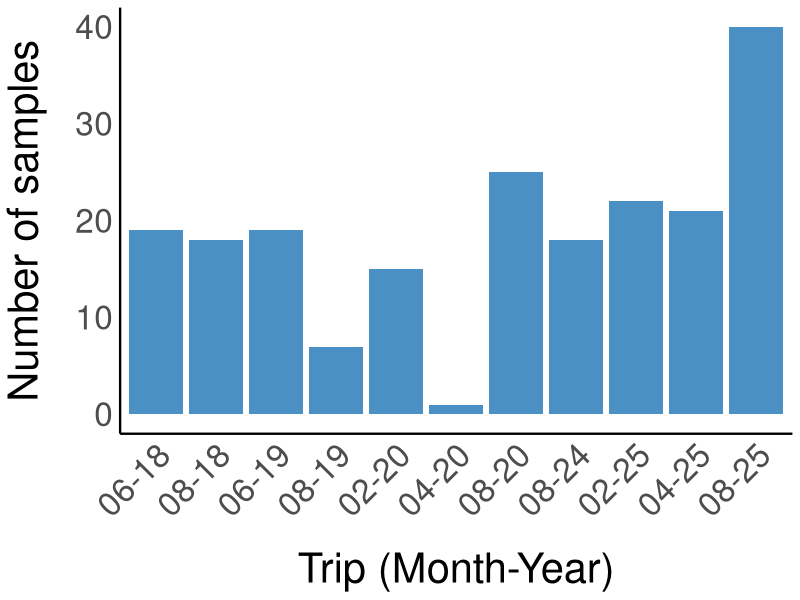
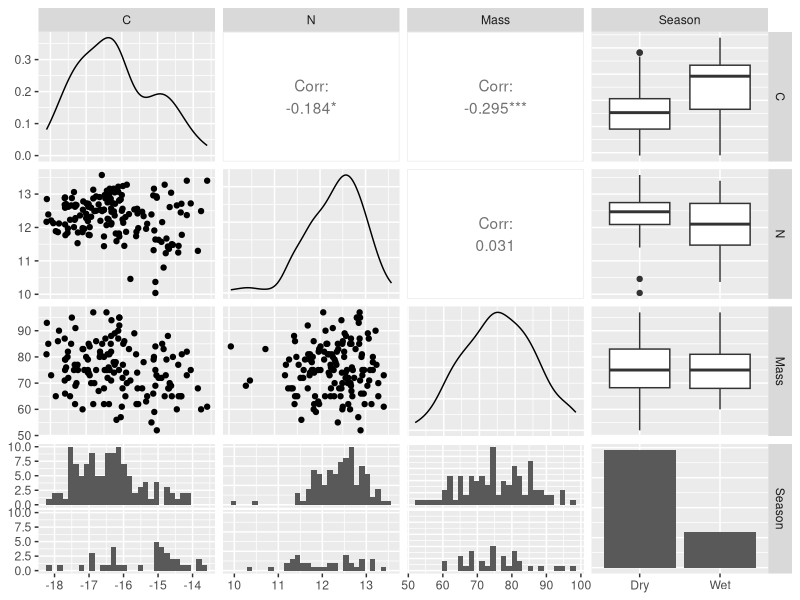
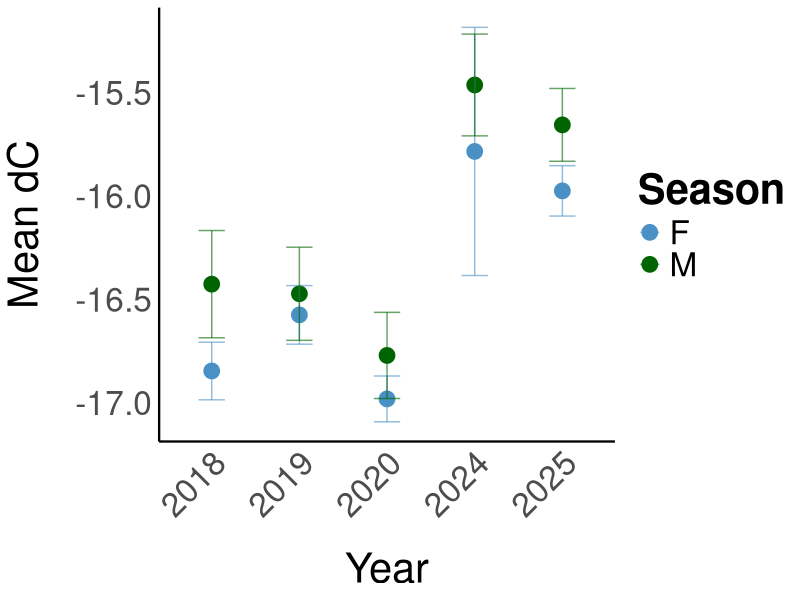
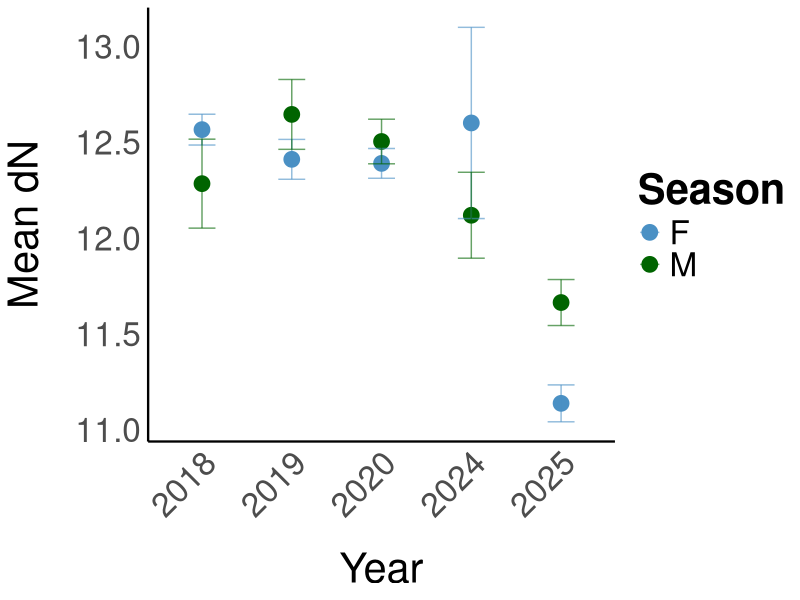
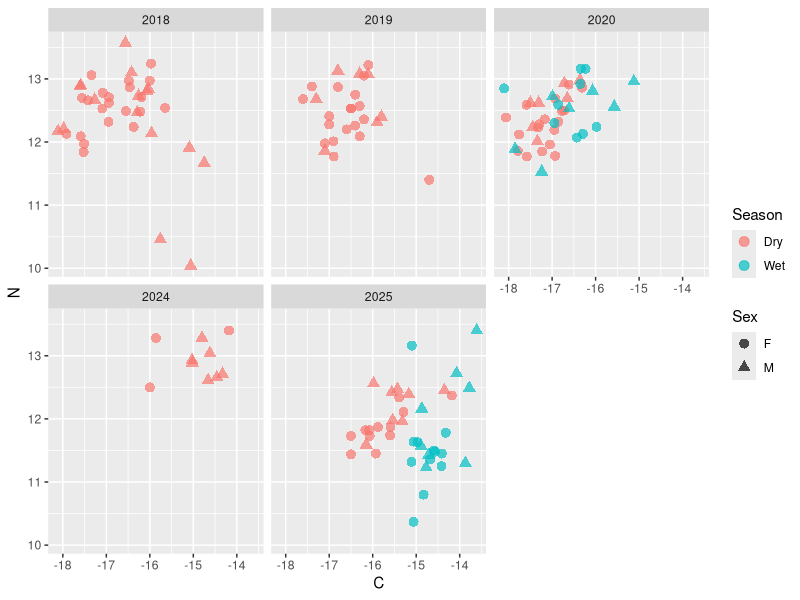
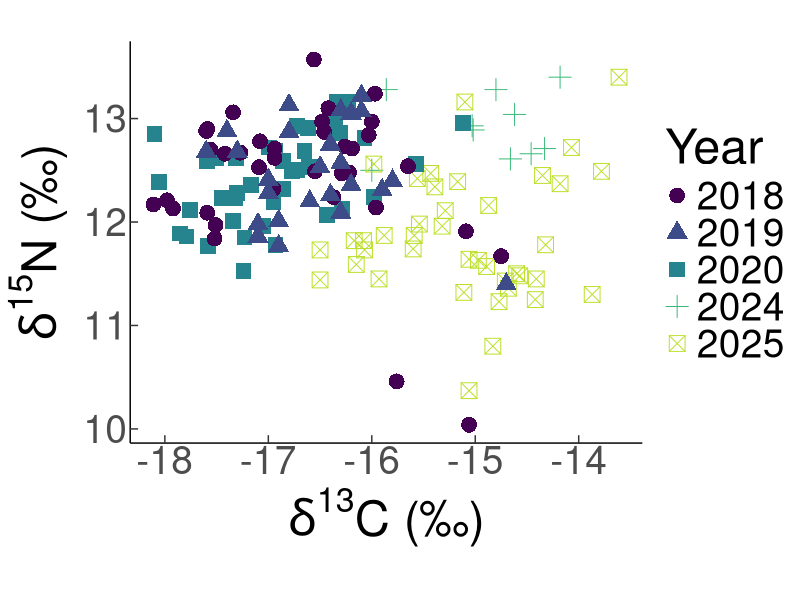
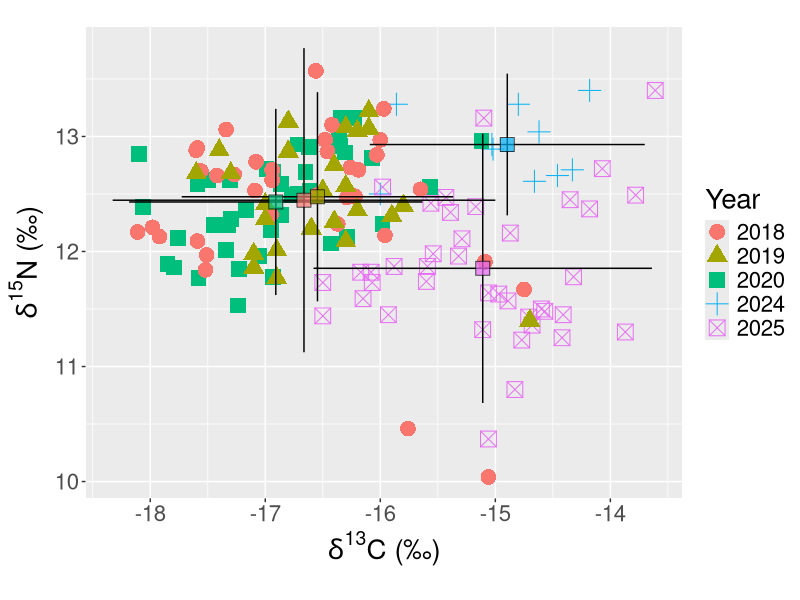
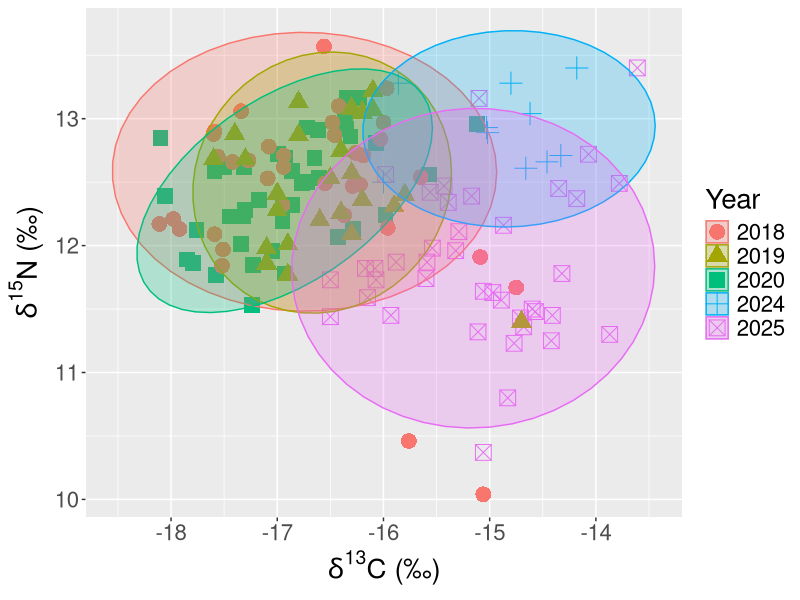

Write the R code that produced these figures, in order.
## ---- chunk 1
#| include: false
library(patchwork)
library(broom)
library(tidyverse)
library(GGally)

my_theme <- theme_minimal() +
  theme(
    axis.title.x = element_text(size = 30, margin = margin(t = 20)),
    axis.title.y = element_text(size = 30, margin = margin(r = 20)),
    axis.text.x = element_text(size = 24),
    axis.text.y = element_text(size = 24),
    panel.grid.major = element_blank(),
    panel.grid.minor = element_blank(),
    panel.background = element_blank(),
    plot.background = element_blank(),
    legend.title = element_text(size = 30, face = "bold"),
    legend.text = element_text(size = 24),
    strip.text = element_text(size = 30, face = "bold"),
    axis.line = element_line(colour = "black", linewidth = 0.8)) 

cbf <- c("orange", "#56B4E9", "#009E73", "#F0E442","pink")

## ---- chunk 2
#| echo: true
lab_outputs<-read.csv("Lab_outputs.csv",header=TRUE)
head(lab_outputs)
lab_outputs <- lab_outputs[, 1:(ncol(lab_outputs) - 4)]

metadata<-read.csv("Metadata.csv",header=TRUE)
metadata <- metadata[, 1:(ncol(metadata) - 88)]

lab_outputs <- lab_outputs %>%
  mutate(Sample_ID = case_when(
    Sample_type == "Blood" ~ sub("^RBC([0-9]+)[a-zA-Z]$", "\\1", Sample_name), 
    Sample_type == "Skin"  ~ Sample_name,                       
    TRUE ~ Sample_name
  ))
head(lab_outputs)

blood_labs <- lab_outputs %>%
  filter(Sample_type == "Blood") %>%
  mutate(Sample_ID = as.integer(Sample_ID)) %>%
  left_join(metadata %>% select(Blood_RB, Sex, Life_stage, Date, Mass),
            by = c("Sample_ID" = "Blood_RB")) %>%
  mutate(Sample_ID = as.character(Sample_ID))

skin_labs <- lab_outputs %>%
  filter(Sample_type == "Skin") %>%
  left_join(metadata %>% select(Biopsy_no, Genetics_no, Sex, Life_stage, Date, Mass) %>%
              pivot_longer(c(Biopsy_no, Genetics_no), values_to = "Sample_ID") %>%
              select(-name),
            by = "Sample_ID")

SIA_full <- bind_rows(blood_labs, skin_labs) %>%
  select(-Sample_ID)

SIA_full <- SIA_full %>%
  mutate(
    Month = month(Date),
    Season = if_else(Month %in% 11:12 | Month %in% 1:4, "Wet", "Dry")
  )
SIA_full$Date <- as.Date(SIA_full$Date, format = "%d/%m/%Y")
SIA_full$Year <- year(SIA_full$Date)
SIA_full$Year <- as.factor(SIA_full$Year)
SIA_full <- SIA_full %>%
  mutate(Mass = as.numeric(Mass))

head(SIA_full)
## ---- chunk 3
SIA_full %>%
  group_by(Sample_type, Sex, Season) %>%
  summarise(
    mean_C = round(mean(C, na.rm = TRUE), 2),
    sd_C   = round(sd(C, na.rm = TRUE), 2),
    mean_N = round(mean(N, na.rm = TRUE), 2),
    sd_N   = round(sd(N, na.rm = TRUE), 2),
    n      = n(),
    .groups = "drop"
  )
## ---- chunk 4

SIA_full <- SIA_full %>%
  mutate(Month_Year = format(Date, "%m-%y")) %>%
  mutate(Month_Year = factor(Month_Year, levels = unique(Month_Year[order(Date)])))
SIA_full %>%
  ggplot(aes(x = Month_Year)) +
  geom_bar(fill = "#4A90C4") +
  labs(
    x = "Trip (Month-Year)",
    y = "Number of samples"
  ) +
  my_theme +
  theme(axis.text.x = element_text(angle = 45, hjust = 1))
## ---- chunk 5
#| echo: true

SIA_biopsy<-SIA_full[SIA_full$Sample_type=="Skin",]
## ---- chunk 6
SIA_biopsy %>%
  select(C, N, Mass, Season) %>%
  ggpairs()
## ---- chunk 7
SIA_full %>%
  group_by(Year, Sex) %>%
  summarise(mean_C = mean(C, na.rm = TRUE),
            se_C = sd(C, na.rm = TRUE) / sqrt(n()),
            n = n(),
            .groups = "drop") %>%
  ggplot(aes(x = Year, y = mean_C, colour = Sex, group = Sex)) +
  geom_point(size = 5) +
  geom_errorbar(aes(ymin = mean_C - se_C, ymax = mean_C + se_C), width = 0.3, alpha = 0.6)+
  scale_colour_manual(values = c("#4A90C4", "darkgreen")) +
  labs(
    x = "Year",
    y = "Mean dC",
    colour = "Season"
  ) +
  my_theme + 
  theme(axis.text.x = element_text(angle = 45, hjust = 1))

SIA_full %>%
  group_by(Year, Sex) %>%
  summarise(mean_N = mean(N, na.rm = TRUE),
            se_N = sd(N, na.rm = TRUE) / sqrt(n()),
            n = n(),
            .groups = "drop") %>%
  ggplot(aes(x = Year, y = mean_N, colour = Sex, group = Sex)) +
  geom_point(size = 5) +
  geom_errorbar(aes(ymin = mean_N - se_N, ymax = mean_N + se_N), width = 0.3, alpha = 0.6)+
  scale_colour_manual(values = c("#4A90C4", "darkgreen")) +  
  labs(
    x = "Year",
    y = "Mean dN",
    colour = "Season"
  ) +
  my_theme + 
  theme(axis.text.x = element_text(angle = 45, hjust = 1))

## ---- chunk 8
#| echo: true
SIA_biopsy %>%
  ggplot(aes(x = C, y = N, colour = Season, shape = Sex)) +
  geom_point(size = 3, alpha = 0.7) +
  facet_wrap(~Year)

first.plot <- ggplot(data = SIA_biopsy, 
                   mapping = aes(x = C, 
                                 y = N)) + 
  geom_point(aes(color = Year, shape = Year), size = 5) +
  ylab(expression(paste(delta^{15}, "N (\u2030)"))) +
  xlab(expression(paste(delta^{13}, "C (\u2030)"))) + 
  theme(text = element_text(size=20))

classic.first.plot <- first.plot + theme_classic() + 
  theme(text = element_text(size=35)) + 
  coord_equal() + 
  theme(axis.ticks.length = unit(-0.2, "cm")) +
  scale_colour_viridis_d(end = 0.9)
print(classic.first.plot)

fbmeans <- SIA_biopsy %>% 
  group_by(Year) %>% 
  summarise(count = n(),
            mC = mean(C), 
            sdC = sd(C), 
            mN = mean(N), 
            sdN = sd(N) )
print(fbmeans)

second.plot <- first.plot + 
  geom_errorbar(data = fbmeans, 
                mapping = aes(x = mC, y = mN,
                              ymin = mN - 1.96*sdN, 
                              ymax = mN + 1.96*sdN), 
                width = 0)+
  geom_errorbarh(data = fbmeans, 
                 mapping = aes(x = mC, y = mN,
                               xmin = mC - 1.96*sdC,
                               xmax = mC + 1.96*sdC),
                 height = 0) + 
  geom_point(data = fbmeans, aes(x = mC, 
                                 y = mN,
                                 fill = Year), 
             color = "black", shape = 22, size = 5,
             alpha = 0.7, show.legend = FALSE) + 
  coord_equal()
print(second.plot)

p.ell <- 0.95

ellipse.plot3 <- first.plot + 
  stat_ellipse(aes(group =Year, 
                   fill = Year, 
                   color = Year), 
               alpha = 0.25, 
               level = p.ell,
               type = "t",
               geom = "polygon")
print(ellipse.plot3)
## ---- chunk 9
#| echo: true
first.plot <- ggplot(data = SIA_biopsy, 
                   mapping = aes(x = C, 
                                 y = N)) + 
  geom_point(aes(color = Sex, shape = Sex), size = 5) +
  ylab(expression(paste(delta^{15}, "N (\u2030)"))) +
  xlab(expression(paste(delta^{13}, "C (\u2030)"))) + 
  theme(text = element_text(size=20))

classic.first.plot <- first.plot + theme_classic() + 
  theme(text = element_text(size=35)) + 
  coord_equal() + 
  theme(axis.ticks.length = unit(-0.2, "cm")) +
  scale_colour_viridis_d(end = 0.9)
print(classic.first.plot)

fbmeans <- SIA_biopsy %>% 
  group_by(Sex) %>% 
  summarise(count = n(),
            mC = mean(C), 
            sdC = sd(C), 
            mN = mean(N), 
            sdN = sd(N) )
print(fbmeans)

second.plot <- first.plot + 
  geom_errorbar(data = fbmeans, 
                mapping = aes(x = mC, y = mN,
                              ymin = mN - 1.96*sdN, 
                              ymax = mN + 1.96*sdN), 
                width = 0)+
  geom_errorbarh(data = fbmeans, 
                 mapping = aes(x = mC, y = mN,
                               xmin = mC - 1.96*sdC,
                               xmax = mC + 1.96*sdC),
                 height = 0) + 
  geom_point(data = fbmeans, aes(x = mC, 
                                 y = mN,
                                 fill = Sex), 
             color = "black", shape = 22, size = 5,
             alpha = 0.7, show.legend = FALSE) + 
  coord_equal()
print(second.plot)

p.ell <- 0.95

ellipse.plot3 <- first.plot + 
  stat_ellipse(aes(group =Sex, 
                   fill = Sex, 
                   color = Sex), 
               alpha = 0.25, 
               level = p.ell,
               type = "t",
               geom = "polygon")
print(ellipse.plot3)
## ---- chunk 10
#| echo: true
first.plot <- ggplot(data = SIA_biopsy, 
                   mapping = aes(x = C, 
                                 y = N)) + 
  geom_point(aes(color = Year), size = 5) +
  facet_wrap(~Sex)+
  ylab(expression(paste(delta^{15}, "N (\u2030)"))) +
  xlab(expression(paste(delta^{13}, "C (\u2030)"))) + 
  theme(text = element_text(size=20))

classic.first.plot <- first.plot + theme_classic() + 
  theme(text = element_text(size=35)) + 
  coord_equal() + 
  theme(axis.ticks.length = unit(-0.2, "cm")) +
  scale_colour_viridis_d(end = 0.9)
print(classic.first.plot)

fbmeans <- SIA_biopsy %>% 
  group_by(Year, Sex) %>% 
  summarise(count = n(),
            mC = mean(C), 
            sdC = sd(C), 
            mN = mean(N), 
            sdN = sd(N) )
print(fbmeans)

second.plot <- first.plot + 
  geom_errorbar(data = fbmeans, 
                mapping = aes(x = mC, y = mN,
                              ymin = mN - 1.96*sdN, 
                              ymax = mN + 1.96*sdN), 
                width = 0)+
  geom_errorbarh(data = fbmeans, 
                 mapping = aes(x = mC, y = mN,
                               xmin = mC - 1.96*sdC,
                               xmax = mC + 1.96*sdC),
                 height = 0) + 
  geom_point(data = fbmeans, aes(x = mC, 
                                 y = mN,
                                 fill = Year), 
             color = "black", shape = 22, size = 5,
             alpha = 0.7, show.legend = FALSE) + 
  coord_equal()
print(second.plot)

p.ell <- 0.95

ellipse.plot3 <- first.plot + 
  stat_ellipse(aes(group =Year, 
                   fill = Year, 
                   color = Year), 
               alpha = 0.25, 
               level = p.ell,
               type = "t",
               geom = "polygon")
print(ellipse.plot3)
## ---- chunk 11
#| echo: true
first.plot <- ggplot(data = SIA_biopsy, 
                   mapping = aes(x = C, 
                                 y = N)) + 
  geom_point(aes(color = Year, shape = Season), size = 5) +
  facet_wrap(~Sex)+
  ylab(expression(paste(delta^{15}, "N (\u2030)"))) +
  xlab(expression(paste(delta^{13}, "C (\u2030)"))) + 
  theme(text = element_text(size=20))

classic.first.plot <- first.plot + theme_classic() + 
  theme(text = element_text(size=35)) + 
  coord_equal() + 
  theme(axis.ticks.length = unit(-0.2, "cm")) +
  scale_colour_viridis_d(end = 0.9)
print(classic.first.plot)

fbmeans <- SIA_biopsy %>% 
  group_by(Year, Sex, Season) %>% 
  summarise(count = n(),
            mC = mean(C), 
            sdC = sd(C), 
            mN = mean(N), 
            sdN = sd(N) )
print(fbmeans)

second.plot <- first.plot + 
  geom_errorbar(data = fbmeans, 
                mapping = aes(x = mC, y = mN,
                              ymin = mN - 1.96*sdN, 
                              ymax = mN + 1.96*sdN), 
                width = 0)+
  geom_errorbarh(data = fbmeans, 
                 mapping = aes(x = mC, y = mN,
                               xmin = mC - 1.96*sdC,
                               xmax = mC + 1.96*sdC),
                 height = 0) + 
  geom_point(data = fbmeans, aes(x = mC, 
                                 y = mN,
                                 fill = Year, shape = Season), 
             color = "black", shape = 22, size = 5,
             alpha = 0.7, show.legend = FALSE) + 
  coord_equal()
print(second.plot)

p.ell <- 0.95

ellipse.plot3 <- first.plot + 
  stat_ellipse(aes(group =interaction(Year, Season), 
                   fill = Year, 
                   color = Year,
                   linetype = Season), 
               alpha = 0.25, 
               level = p.ell,
               type = "t",
               geom = "polygon")
print(ellipse.plot3)
## ---- chunk 12
#| echo: true
SIA_biopsy %>% count(Year, Sex, Season)

mC <- lm(C ~ Year + Sex + Season, data = SIA_biopsy)
summary(mC)

shapiro.test(resid(mC))

par(mfrow = c(2,2))
plot(mC)

mN <- lm(N ~ Year + Sex + Season, data = SIA_biopsy)
summary(mN)

shapiro.test(resid(mN))

plot(mN)
